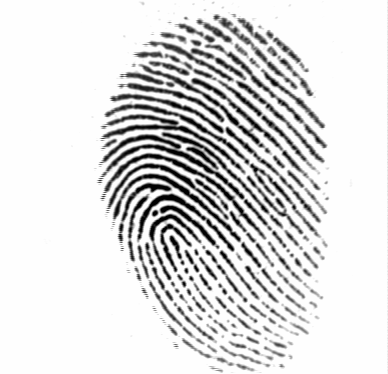
%> input picture Fingerprint Verification & Validation/Dataset/DB1_B/101_1.tif, 388 x 374 px
$ octave thinning.m   (GNU Octave 9; MATLAB toolbox functions it lacks are replaced by stand-ins)
%> lines starting %> are read from the running program, lines starting %| are printed output that depends on the picture; in (x1, y1, x2, y2) boxes, pixels count from 0 and x2, y2 are one past the last pixel; in counts of white or black regions, pixels touching at a corner belong together; the program's own positions count from 1
%Preliminary setups
clc;close all; clear all;
% set(0,'DefaultFigureWindowStyle','Docked')

%Read image
frame2 = imread('/home/arwa/Desktop/smai/Project/Dataset/DB1_B/101_1.tif');
%> frame2 is the input picture: size 374x388 uint8; min 1, max 254, mean 220.7

%Code for spesific images
%frame2(:,200:end) = [];
%frame2 = rgb2gray(frame2);

%Make binary
frame_mean = mean(mean(frame2));
%> frame_mean = 220.7
frame2(frame2 < frame_mean) = 0;
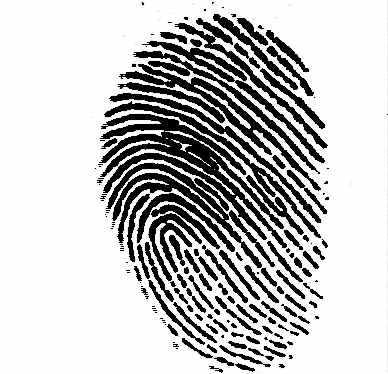
%> frame2: size 374x388 uint8; min 0, max 254, mean 194.9
frame2(frame2 >= frame_mean) = 1;
%> frame2: size 374x388 uint8; values 0 (black) and 1 (white), 77.2% white; 164 black regions (69 under 20 px), largest, box (x1, y1, x2, y2) and area: (99, 114, 287, 248) 5807, (106, 163, 275, 268) 3075, (119, 64, 321, 191) 2336

%%

BW3 = bwmorph(frame2,'thin',Inf);
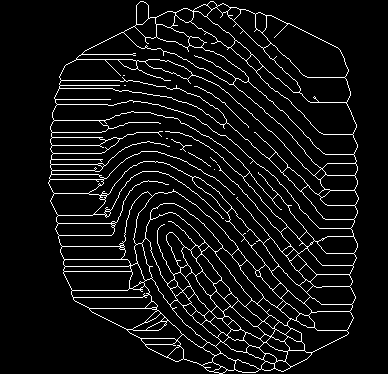
%> BW3: size 374x388 logical; 6.9% white in thin lines or dots, all inside (x1, y1, x2, y2) = (48, 1, 359, 374)
figure, imshow(BW3);


% %% Get sizes and set up mark
% [Yn Xn] = size(frame2);
% markMatrix = zeros(Yn,Xn);
%
% %First visualization
% figure();imagesc(frame2);colormap(gray);
% %%
%
% %While loop control
% cc = 0;
% changed = 1;
% while changed && cc < 50;
%
%     changed = 0;
%     cc = cc + 1;
%     markMatrix = zeros(Yn,Xn);
%
%     for x = 2:1:Xn-1
%         for y = 2:1:Yn-1
%
%             % if this pixel is not black, then, proceed in.
%             if (frame2(y,x) > 0)
%
%                 % the pos(2 to 9) here are for the surrounding pixels.
%                 pos(1) = frame2(y,   x);
%                 pos(2) = frame2(y-1, x);
%                 pos(3) = frame2(y-1, x+1);
%                 pos(4) = frame2(y,   x+1);
%                 pos(5) = frame2(y+1, x+1);
%                 pos(6) = frame2(y+1, x);
%                 pos(7) = frame2(y+1, x-1);
%                 pos(8) = frame2(y,   x-1);
%                 pos(9) = frame2(y-1, x-1);
%
%                 nonZeroNeighbor = 0;
%                 transitSequence = 0;
%                 change = pos(9);
%
%                 for n = 2:1:9
%
%                     %N()
%                     nonZeroNeighbor = sum(pos(2:end));
%
%                     %S()
%                     if (double(pos(n)) - double(change)) < 0
%                         transitSequence = transitSequence + 1;
%                     end
%                     change = pos(n);
%
%                 end
%
%                 %Test if pixel is to be removed
%                 if ~( nonZeroNeighbor == 0 || nonZeroNeighbor == 1 ...
%                     ||nonZeroNeighbor == 7 || nonZeroNeighbor == 8 ...
%                     ||transitSequence >= 2)
%
%                         markMatrix(y,x) = 1;
%                         fprintf(1, '(%d,%d) nonzero: %d transit: %d\n', ...
%                             y,x, nonZeroNeighbor, transitSequence);
%                 end
%
%             end
%         end
%     end
%
%     %Mask out all pixels found to be deleted
%     frame2(markMatrix > 0) = 0;
%
%     %Check if anything has changed
%     if sum(markMatrix(:)) > 0;changed = 1;end
%
% end
%
% %Final visualization
% figure();imagesc(frame2);colormap(gray);

$ run again, with Fingerprint Verification & Validation/Dataset/DB1_B/101_7.tif copied over Fingerprint Verification & Validation/Dataset/DB1_B/101_1.tif
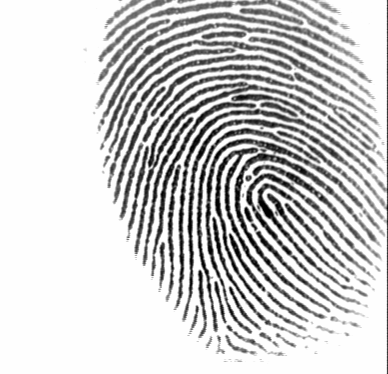
%> input picture Fingerprint Verification & Validation/Dataset/DB1_B/101_7.tif, 388 x 374 px
%> frame2 is the input picture: size 374x388 uint8; min 1, max 254, mean 205.4
%> frame_mean = 205.4
%> `frame2(frame2 >= frame_mean) = 1;`:
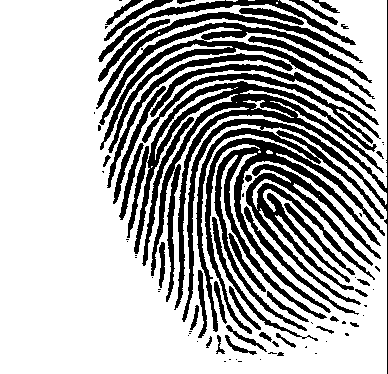
%> frame2: size 374x388 uint8; values 0 (black) and 1 (white), 68.3% white; 85 black regions (38 under 20 px), largest, box (x1, y1, x2, y2) and area: (127, 0, 388, 374) 12799, (205, 138, 385, 334) 6465, (99, 22, 376, 153) 5006
%> `BW3 = bwmorph(frame2,'thin',Inf);`:
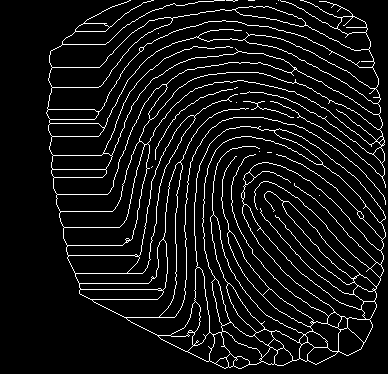
%> BW3: size 374x388 logical; 7.5% white in thin lines or dots, all inside (x1, y1, x2, y2) = (46, 0, 386, 369)

$ run again, with Fingerprint Verification & Validation/Dataset/DB1_B/102_5.tif copied over Fingerprint Verification & Validation/Dataset/DB1_B/101_1.tif
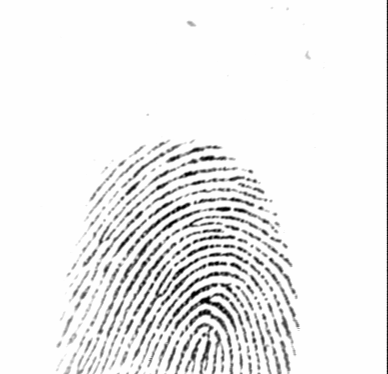
%> input picture Fingerprint Verification & Validation/Dataset/DB1_B/102_5.tif, 388 x 374 px
%> frame2 is the input picture: size 374x388 uint8; min 1, max 254, mean 238.2
%> frame_mean = 238.2
%> `frame2(frame2 < frame_mean) = 0;`:
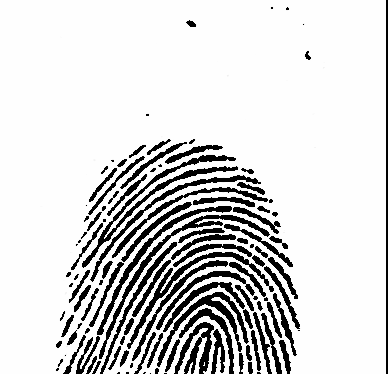
%> frame2: size 374x388 uint8; 15.53% of pixels changed, all inside (x1, y1, x2, y2) = (56, 0, 388, 374)
%> `BW3 = bwmorph(frame2,'thin',Inf);`:
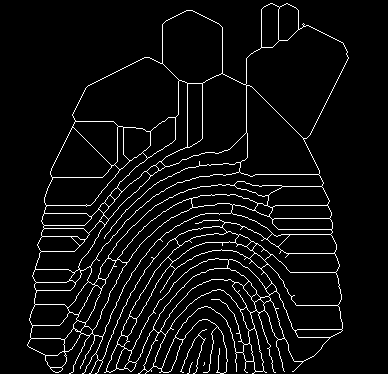
%> BW3: size 374x388 logical; 5.4% white in thin lines or dots, all inside (x1, y1, x2, y2) = (27, 3, 349, 374)
